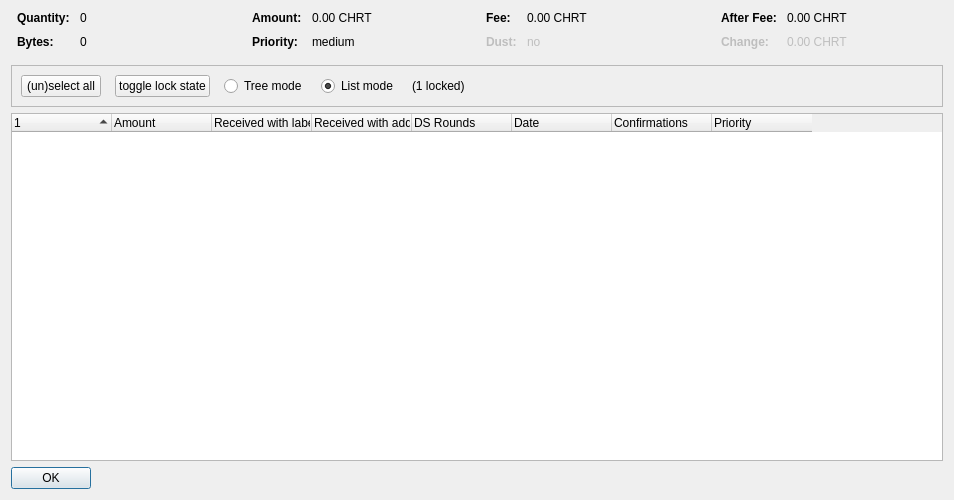
<?xml version="1.0" encoding="UTF-8"?>
<ui version="4.0">
 <class>CoinControlDialog</class>
 <widget class="QDialog" name="CoinControlDialog">
  <property name="geometry">
   <rect>
    <x>0</x>
    <y>0</y>
    <width>954</width>
    <height>500</height>
   </rect>
  </property>
  <property name="windowTitle">
   <string>Coin Selection</string>
  </property>
  <layout class="QVBoxLayout" name="verticalLayout">
   <item>
    <layout class="QHBoxLayout" name="horizontalLayoutTop" stretch="0,0,0,0">
     <property name="topMargin">
      <number>0</number>
     </property>
     <property name="bottomMargin">
      <number>10</number>
     </property>
     <item>
      <layout class="QFormLayout" name="formLayoutCoinControl1">
       <property name="horizontalSpacing">
        <number>10</number>
       </property>
       <property name="verticalSpacing">
        <number>10</number>
       </property>
       <property name="leftMargin">
        <number>6</number>
       </property>
       <property name="rightMargin">
        <number>6</number>
       </property>
       <item row="0" column="0">
        <widget class="QLabel" name="labelCoinControlQuantityText">
         <property name="font">
          <font>
           <weight>75</weight>
           <bold>true</bold>
          </font>
         </property>
         <property name="text">
          <string>Quantity:</string>
         </property>
        </widget>
       </item>
       <item row="0" column="1">
        <widget class="QLabel" name="labelCoinControlQuantity">
         <property name="cursor">
          <cursorShape>IBeamCursor</cursorShape>
         </property>
         <property name="contextMenuPolicy">
          <enum>Qt::ActionsContextMenu</enum>
         </property>
         <property name="text">
          <string notr="true">0</string>
         </property>
         <property name="textInteractionFlags">
          <set>Qt::LinksAccessibleByMouse|Qt::TextSelectableByKeyboard|Qt::TextSelectableByMouse</set>
         </property>
        </widget>
       </item>
       <item row="1" column="0">
        <widget class="QLabel" name="labelCoinControlBytesText">
         <property name="font">
          <font>
           <weight>75</weight>
           <bold>true</bold>
          </font>
         </property>
         <property name="text">
          <string>Bytes:</string>
         </property>
        </widget>
       </item>
       <item row="1" column="1">
        <widget class="QLabel" name="labelCoinControlBytes">
         <property name="cursor">
          <cursorShape>IBeamCursor</cursorShape>
         </property>
         <property name="contextMenuPolicy">
          <enum>Qt::ActionsContextMenu</enum>
         </property>
         <property name="text">
          <string notr="true">0</string>
         </property>
         <property name="textInteractionFlags">
          <set>Qt::LinksAccessibleByMouse|Qt::TextSelectableByKeyboard|Qt::TextSelectableByMouse</set>
         </property>
        </widget>
       </item>
      </layout>
     </item>
     <item>
      <layout class="QFormLayout" name="formLayoutCoinControl2">
       <property name="horizontalSpacing">
        <number>10</number>
       </property>
       <property name="verticalSpacing">
        <number>10</number>
       </property>
       <property name="leftMargin">
        <number>6</number>
       </property>
       <property name="rightMargin">
        <number>6</number>
       </property>
       <item row="0" column="0">
        <widget class="QLabel" name="labelCoinControlAmountText">
         <property name="font">
          <font>
           <weight>75</weight>
           <bold>true</bold>
          </font>
         </property>
         <property name="text">
          <string>Amount:</string>
         </property>
        </widget>
       </item>
       <item row="0" column="1">
        <widget class="QLabel" name="labelCoinControlAmount">
         <property name="cursor">
          <cursorShape>IBeamCursor</cursorShape>
         </property>
         <property name="contextMenuPolicy">
          <enum>Qt::ActionsContextMenu</enum>
         </property>
         <property name="text">
          <string notr="true">0.00 CHRT</string>
         </property>
         <property name="textInteractionFlags">
          <set>Qt::LinksAccessibleByMouse|Qt::TextSelectableByKeyboard|Qt::TextSelectableByMouse</set>
         </property>
        </widget>
       </item>
       <item row="1" column="0">
        <widget class="QLabel" name="labelCoinControlPriorityText">
         <property name="font">
          <font>
           <weight>75</weight>
           <bold>true</bold>
          </font>
         </property>
         <property name="text">
          <string>Priority:</string>
         </property>
        </widget>
       </item>
       <item row="1" column="1">
        <widget class="QLabel" name="labelCoinControlPriority">
         <property name="cursor">
          <cursorShape>IBeamCursor</cursorShape>
         </property>
         <property name="contextMenuPolicy">
          <enum>Qt::ActionsContextMenu</enum>
         </property>
         <property name="text">
          <string>medium</string>
         </property>
         <property name="textInteractionFlags">
          <set>Qt::LinksAccessibleByMouse|Qt::TextSelectableByKeyboard|Qt::TextSelectableByMouse</set>
         </property>
        </widget>
       </item>
      </layout>
     </item>
     <item>
      <layout class="QFormLayout" name="formLayoutCoinControl3">
       <property name="horizontalSpacing">
        <number>10</number>
       </property>
       <property name="verticalSpacing">
        <number>10</number>
       </property>
       <property name="leftMargin">
        <number>6</number>
       </property>
       <property name="rightMargin">
        <number>6</number>
       </property>
       <item row="0" column="0">
        <widget class="QLabel" name="labelCoinControlFeeText">
         <property name="font">
          <font>
           <weight>75</weight>
           <bold>true</bold>
          </font>
         </property>
         <property name="text">
          <string>Fee:</string>
         </property>
        </widget>
       </item>
       <item row="0" column="1">
        <widget class="QLabel" name="labelCoinControlFee">
         <property name="cursor">
          <cursorShape>IBeamCursor</cursorShape>
         </property>
         <property name="contextMenuPolicy">
          <enum>Qt::ActionsContextMenu</enum>
         </property>
         <property name="text">
          <string notr="true">0.00 CHRT</string>
         </property>
         <property name="textInteractionFlags">
          <set>Qt::LinksAccessibleByMouse|Qt::TextSelectableByKeyboard|Qt::TextSelectableByMouse</set>
         </property>
        </widget>
       </item>
       <item row="1" column="0">
        <widget class="QLabel" name="labelCoinControlLowOutputText">
         <property name="enabled">
          <bool>false</bool>
         </property>
         <property name="font">
          <font>
           <weight>75</weight>
           <bold>true</bold>
          </font>
         </property>
         <property name="text">
          <string>Dust:</string>
         </property>
        </widget>
       </item>
       <item row="1" column="1">
        <widget class="QLabel" name="labelCoinControlLowOutput">
         <property name="enabled">
          <bool>false</bool>
         </property>
         <property name="cursor">
          <cursorShape>IBeamCursor</cursorShape>
         </property>
         <property name="contextMenuPolicy">
          <enum>Qt::ActionsContextMenu</enum>
         </property>
         <property name="text">
          <string>no</string>
         </property>
         <property name="textInteractionFlags">
          <set>Qt::LinksAccessibleByMouse|Qt::TextSelectableByKeyboard|Qt::TextSelectableByMouse</set>
         </property>
        </widget>
       </item>
      </layout>
     </item>
     <item>
      <layout class="QFormLayout" name="formLayoutCoinControl4">
       <property name="horizontalSpacing">
        <number>10</number>
       </property>
       <property name="verticalSpacing">
        <number>10</number>
       </property>
       <property name="leftMargin">
        <number>6</number>
       </property>
       <property name="rightMargin">
        <number>6</number>
       </property>
       <item row="0" column="0">
        <widget class="QLabel" name="labelCoinControlAfterFeeText">
         <property name="font">
          <font>
           <weight>75</weight>
           <bold>true</bold>
          </font>
         </property>
         <property name="text">
          <string>After Fee:</string>
         </property>
        </widget>
       </item>
       <item row="0" column="1">
        <widget class="QLabel" name="labelCoinControlAfterFee">
         <property name="cursor">
          <cursorShape>IBeamCursor</cursorShape>
         </property>
         <property name="contextMenuPolicy">
          <enum>Qt::ActionsContextMenu</enum>
         </property>
         <property name="text">
          <string notr="true">0.00 CHRT</string>
         </property>
         <property name="textInteractionFlags">
          <set>Qt::LinksAccessibleByMouse|Qt::TextSelectableByKeyboard|Qt::TextSelectableByMouse</set>
         </property>
        </widget>
       </item>
       <item row="1" column="0">
        <widget class="QLabel" name="labelCoinControlChangeText">
         <property name="enabled">
          <bool>false</bool>
         </property>
         <property name="font">
          <font>
           <weight>75</weight>
           <bold>true</bold>
          </font>
         </property>
         <property name="text">
          <string>Change:</string>
         </property>
        </widget>
       </item>
       <item row="1" column="1">
        <widget class="QLabel" name="labelCoinControlChange">
         <property name="enabled">
          <bool>false</bool>
         </property>
         <property name="cursor">
          <cursorShape>IBeamCursor</cursorShape>
         </property>
         <property name="contextMenuPolicy">
          <enum>Qt::ActionsContextMenu</enum>
         </property>
         <property name="text">
          <string notr="true">0.00 CHRT</string>
         </property>
         <property name="textInteractionFlags">
          <set>Qt::LinksAccessibleByMouse|Qt::TextSelectableByKeyboard|Qt::TextSelectableByMouse</set>
         </property>
        </widget>
       </item>
      </layout>
     </item>
    </layout>
   </item>
   <item>
    <widget class="QFrame" name="frame">
     <property name="minimumSize">
      <size>
       <width>0</width>
       <height>40</height>
      </size>
     </property>
     <property name="frameShape">
      <enum>QFrame::StyledPanel</enum>
     </property>
     <property name="frameShadow">
      <enum>QFrame::Sunken</enum>
     </property>
     <layout class="QHBoxLayout" name="horizontalLayout">
      <item>
       <layout class="QHBoxLayout" name="horizontalLayoutPanel" stretch="0,0,0,0,0,0">
        <property name="spacing">
         <number>14</number>
        </property>
        <item>
         <widget class="QPushButton" name="pushButtonSelectAll">
          <property name="sizePolicy">
           <sizepolicy hsizetype="Maximum" vsizetype="Fixed">
            <horstretch>0</horstretch>
            <verstretch>0</verstretch>
           </sizepolicy>
          </property>
          <property name="text">
           <string>(un)select all</string>
          </property>
          <property name="autoDefault">
           <bool>false</bool>
          </property>
         </widget>
        </item>
        <item>
         <widget class="QPushButton" name="pushButtonToggleLock">
          <property name="sizePolicy">
           <sizepolicy hsizetype="Maximum" vsizetype="Fixed">
            <horstretch>0</horstretch>
            <verstretch>0</verstretch>
           </sizepolicy>
          </property>
          <property name="text">
           <string>toggle lock state</string>
          </property>
          <property name="autoDefault">
           <bool>false</bool>
          </property>
         </widget>
        </item>
        <item>
         <widget class="QRadioButton" name="radioTreeMode">
          <property name="sizePolicy">
           <sizepolicy hsizetype="Maximum" vsizetype="Fixed">
            <horstretch>0</horstretch>
            <verstretch>0</verstretch>
           </sizepolicy>
          </property>
          <property name="text">
           <string>Tree mode</string>
          </property>
         </widget>
        </item>
        <item>
         <widget class="QRadioButton" name="radioListMode">
          <property name="sizePolicy">
           <sizepolicy hsizetype="Maximum" vsizetype="Fixed">
            <horstretch>0</horstretch>
            <verstretch>0</verstretch>
           </sizepolicy>
          </property>
          <property name="text">
           <string>List mode</string>
          </property>
          <property name="checked">
           <bool>true</bool>
          </property>
         </widget>
        </item>
        <item>
         <widget class="QLabel" name="labelLocked">
          <property name="text">
           <string>(1 locked)</string>
          </property>
         </widget>
        </item>
        <item>
         <spacer name="horizontalSpacer">
          <property name="orientation">
           <enum>Qt::Horizontal</enum>
          </property>
          <property name="sizeHint" stdset="0">
           <size>
            <width>40</width>
            <height>20</height>
           </size>
          </property>
         </spacer>
        </item>
       </layout>
      </item>
     </layout>
    </widget>
   </item>
   <item>
    <widget class="CoinControlTreeWidget" name="treeWidget">
     <property name="contextMenuPolicy">
      <enum>Qt::CustomContextMenu</enum>
     </property>
     <property name="sortingEnabled">
      <bool>false</bool>
     </property>
     <property name="columnCount">
      <number>8</number>
     </property>
     <attribute name="headerShowSortIndicator" stdset="0">
      <bool>true</bool>
     </attribute>
     <attribute name="headerStretchLastSection">
      <bool>false</bool>
     </attribute>
     <column>
      <property name="text">
       <string/>
      </property>
     </column>
     <column>
      <property name="text">
       <string>Amount</string>
      </property>
     </column>
     <column>
      <property name="text">
       <string>Received with label</string>
      </property>
     </column>
     <column>
      <property name="text">
       <string>Received with address</string>
      </property>
     </column>
     <column>
      <property name="text">
       <string>DS Rounds</string>
      </property>
     </column>
     <column>
      <property name="text">
       <string>Date</string>
      </property>
     </column>
     <column>
      <property name="text">
       <string>Confirmations</string>
      </property>
      <property name="toolTip">
       <string>Confirmed</string>
      </property>
     </column>
     <column>
      <property name="text">
       <string>Priority</string>
      </property>
     </column>
    </widget>
   </item>
   <item>
    <widget class="QDialogButtonBox" name="buttonBox">
     <property name="sizePolicy">
      <sizepolicy hsizetype="Maximum" vsizetype="Fixed">
       <horstretch>0</horstretch>
       <verstretch>0</verstretch>
      </sizepolicy>
     </property>
     <property name="orientation">
      <enum>Qt::Horizontal</enum>
     </property>
     <property name="standardButtons">
      <set>QDialogButtonBox::Ok</set>
     </property>
    </widget>
   </item>
  </layout>
 </widget>
 <customwidgets>
  <customwidget>
   <class>CoinControlTreeWidget</class>
   <extends>QTreeWidget</extends>
   <header>coincontroltreewidget.h</header>
  </customwidget>
 </customwidgets>
 <resources/>
 <connections/>
</ui>
